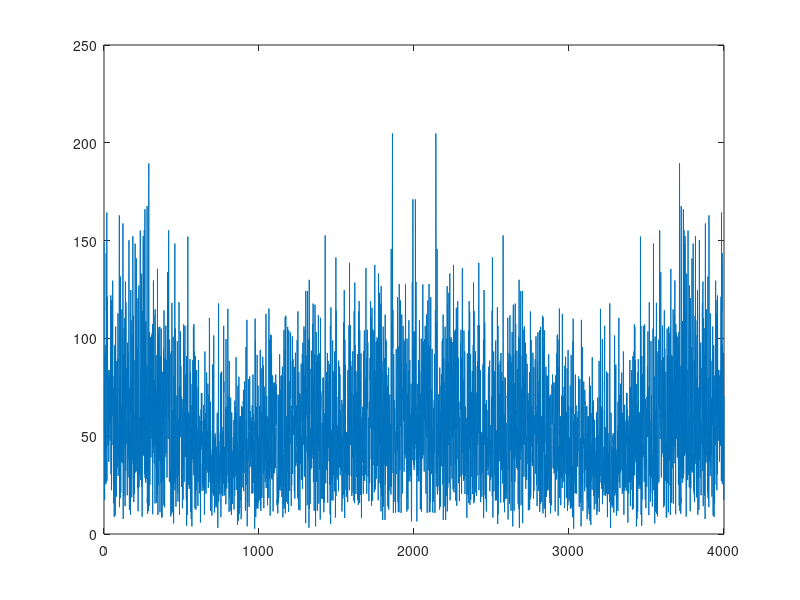

Source code (MATLAB): (Note: this script raises an error after producing the figure.)
clear all;close all;
fc=2.06e9;                 %载波频率   太关键了，要保证低采样时，载波频率与采样频率之间不存在倍数关系，否则会出大问题
Br=5e6;                 %雷达带宽
fs=10*Br;               %采样频率,满足带通采样定理
Tc=1e-7;                %码元周期
Bc=1/Tc;
Tp=5e-6;                %雷达脉宽
t=0:1/fs:15*Tp+Tp-1/fs;      %采样时间
N_r=length(t);          %采样点数
N=16*fix(Tp/Tc);
bitstream=randi([0,1],1,2*N);%随机产生的比特数0、1
bitstream=2*bitstream-1;%单极性变为双极性（0到-1；1到1）
I=[];Q=[];
%奇数进I路,偶数进Q路
for i=1:2*N
    if mod(i,2)~=0
        I=[I,bitstream(i)];
    else
        Q=[Q,bitstream(i)];
    end
end
bit_t=0:1/fs:Tc-1/fs;%定义一个码元的时间轴
carrier=[];
for i=1:N
    carrier=[carrier,(I(i)+j*Q(i))*exp(j*2*pi*fc*(bit_t+(N-1)*Tc))];%Q路载波信号
end
%传输信号
QPSK_signal=carrier;%复数只需要给后面加个j即可
%绘图
% figure();%产生一个新图
% subplot(2,1,1)
% plot(t,I_carrier);legend('I signal')%I路信号
% subplot(2,1,2)
% plot(t,Q_carrier);legend('Q signal')%Q路信号
% subplot(3,1,3)
% plot(t,QPSK_signal);legend('QPSK signal')%I路、Q路和的信号

snr=0;%信躁比
%接收信号
QPSK_receive_complex=awgn(QPSK_signal,snr,'measured');%awgn()添加噪声
%解调
% for i=1:N
%     I_output=QPSK_receive(1,(i-1)*length(bit_t)+1:i*length(bit_t)).*cos(2*pi*fc*bit_t);
%     if sum(I_output)>0 %积分器求和，大于0为1，否则为-1
%         I_recover(i)=1;
%     else
%         I_recover(i)=-1;
%     end
%      Q_output=QPSK_receive(1,(i-1)*length(bit_t)+1:i*length(bit_t)).*cos(2*pi*fc*bit_t+ pi/2);
%     if sum(Q_output)>0
%         Q_recover(i)=1;
%     else
%         Q_recover(i)=-1;
%     end
% end
QPSK_receive=real(QPSK_receive_complex);
II_output=[];
QQ_output=[];
for i=1:N
    II_output=[II_output,QPSK_receive(1,(i-1)*length(bit_t)+1:i*length(bit_t)).*cos(2*pi*fc*(bit_t+(N-1)*Tc))];
    QQ_output=[QQ_output,QPSK_receive(1,(i-1)*length(bit_t)+1:i*length(bit_t)).*cos(2*pi*fc*(bit_t+(N-1)*Tc)+ pi/2)];
end
% err=sum(abs(I-I_recover))/2+sum(abs(Q-Q_recover))/2;
% err_ber=err/(2*N);
figure;
plot(abs(fft(II_output)));
II_fliter=lowpass(II_output,Bc,fs);
QQ_fliter=lowpass(QQ_output,Bc,fs);
figure;
plot(abs(fft(II_fliter)));
figure;
plot(abs(fft(QQ_fliter)));
for i=1:N
    I_middle=sum(II_fliter(1,(i-1)*5+1:i*5));
    if sum(I_middle)>0 %积分器求和，大于0为1，否则为-1
        I_recover(i)=1;
    else
        I_recover(i)=-1;
    end
    Q_middle=sum(QQ_fliter(1,(i-1)*5+1:i*5));
    if sum(Q_middle)>0 %积分器求和，大于0为1，否则为-1
        Q_recover(i)=1;
    else
        Q_recover(i)=-1;
    end
end
err=sum(abs(I-I_recover))/2+sum(abs(Q-Q_recover))/2;
err_ber=err/(2*N);
figure;
plot(abs(fft(QPSK_receive_complex)));